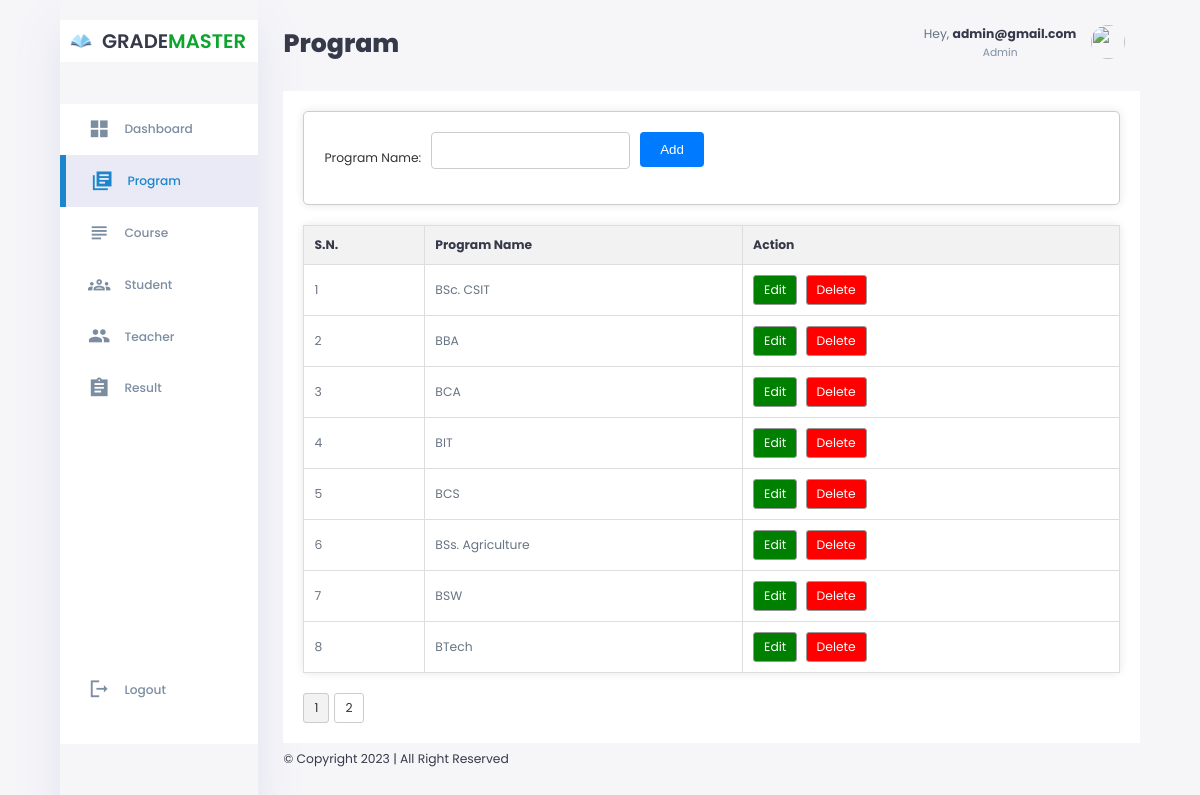
The app's page /_dashboard/admin/program.php (signed in) with its own data.
### tables this page shows
CREATE TABLE `programs` (
  `program_id` int(11) NOT NULL,
  `program_name` varchar(255) DEFAULT NULL
);

### _dashboard/admin/program.php (the view, shortened to what this page needs)
<?php
require '../../includes/config.php';
        $resultsPerPage = 8;
        $currentPage = 1;
        $offset = ($currentPage - 1) * $resultsPerPage;
        $displayProgramQuery = "SELECT * FROM programs LIMIT $offset, $resultsPerPage";
        $programDisplayResult = mysqli_query($conn, $displayProgramQuery);
        $totalProgramsQuery = "SELECT COUNT(*) AS total FROM programs";
        $totalProgramsResult = mysqli_query($conn, $totalProgramsQuery);
        $totalPrograms = mysqli_fetch_assoc($totalProgramsResult)['total'];
        $totalPages = ceil($totalPrograms / $resultsPerPage);
    require_once('header.php');
?>
            <main class="main-container">
                <div class="program-form">
                    <form method="post">
                        <div class="input-group">
                            <label for="program_name" class="program_name">Program Name:</label>
                            <input type="text" name="program_name" required>
                        </div>
                        <div>
                            <button type="submit" name="add-program">Add</button>
                        </div>
                    </form>
                </div>
                <div class="program-table">
                    <table>
                        <thead>
                            <tr>
                                <th>S.N.</th>
                                <th>Program Name</th>
                                <th>Action</th>
                            </tr>
                        </thead>
                        <tbody>
                            <?php
                            if ($programDisplayResult->num_rows > 0) {
                                $counter = ($currentPage - 1) * $resultsPerPage + 1;
                                foreach ($programDisplayResult as $row) {
                            ?>
                                    <tr>
                                        <td><?= $counter ?></td>
                                        <td><?= $row['program_name'] ?></td>
                                        <td>
                                            <a href="./updateProgram.php?editCriteria=<?= $row['program_id'] ?>">Edit</a>
                                            <a href="program.php?deleteCriteria=<?= $row['program_id'] ?>" onclick="return confirm('Are you sure you want to delete this item?');">Delete</a>
                                        </td>
                                    </tr>
                            <?php
                                    $counter++;
                                }
                            } else {
                                echo "<tr><td colspan='3'>No programs found.</td></tr>";
                            }
                            ?>
                        </tbody>
                    </table>
                </div>
                <div class="pagination">
                    <?php
                    for ($page = 1; $page <= $totalPages; $page++) {
                        $active = ($page == $currentPage) ? "active" : "";
                        echo '<a href="program.php?page=' . $page . '" class="' . $active . '">' . $page . '</a>';
                    }
                    ?>
                </div>
            </main>
            <div class="footer">
                &copy; Copyright 2023 | All Right Reserved
            </div>
        </div>
    </div>
</div>
</body>
</html>

### _dashboard/admin/header.php (shortened to what this page needs)
<?php
$currentURL = $_SERVER['REQUEST_URI'];
$pathSegments = explode('/', $currentURL);
$lastSegment = end($pathSegments);
$lastSegmentWithoutExtension = pathinfo($lastSegment, PATHINFO_FILENAME);
if (empty($lastSegmentWithoutExtension) || $lastSegmentWithoutExtension === 'index') {
    $pageTitle = 'Dashboard';
} else {
    $pageTitle = ucfirst($lastSegmentWithoutExtension);
}
?>
<!DOCTYPE html>
<html lang="en">
<head>
    <link rel="stylesheet" href="https://cdnjs.cloudflare.com/ajax/libs/font-awesome/6.4.2/css/all.min.css">
    <link rel="stylesheet" href="style.css">
</head>
<body>
<div class="container">
    <?php require_once('aside.php')?>
    <div class="wrapper-box">
        <div class="wrapper">
            <div class="top">
                <div class="left">
                <h1><?= $pageTitle ?></h1>
                </div>
                <div class="profile">
                    <div class="info">
                        <div class="txt">
                            <p>Hey, <b><?= $_SESSION['username'] ?></b></p>
                            <small class="text-muted">Admin</small>
                        </div>
                        <img src="images/profile-3.jpg">
                    </div>
                </div>
            </div>

### _dashboard/admin/aside.php (shortened to what this page needs)
<aside>
    <div class="toggle">
        <div class="logo">
            <img src="images/logo.jpg">
            <h2>grade<span class="success">master</span></h2>
        </div>
    </div>
    <div class="sidebar">
        <a href="index.php" class="<?= ($pageTitle === 'Dashboard') ? 'active' : ''; ?>">
            <span class="material-icons-sharp">
            </span>
            <h3>Dashboard</h3>
        </a>
        <a href="program.php" class="<?= ($pageTitle === 'Program') ? 'active' : ''; ?>">
            <span class="material-icons-sharp">
            </span>
            <h3>Program</h3>
        </a>
        <a href="course.php" class="<?= ($pageTitle === 'Course') ? 'active' : ''; ?>">
            <span class="material-icons-sharp">
            </span>
            <h3>Course</h3>
        </a>
        <a href="student.php" class="<?= ($pageTitle === 'Student') ? 'active' : ''; ?>">
            <span class="material-symbols-sharp">
            </span>
            <h3>Student</h3>
        </a>
            <a href="teacher.php" class="<?= ($pageTitle === 'Teacher') ? 'active' : ''; ?>">
                <span class="material-icons-sharp">
                </span>
                <h3>Teacher</h3>
            </a>
            <a href= "result.php" class="<?= ($pageTitle === 'Result') ? 'active' : ''; ?>">
                <span class="material-icons-sharp">
                </span>
                <h3>Result</h3>
            </a>
            <a href="../../logout.php">
                <span class="material-icons-sharp">
                </span>
                <h3>Logout</h3>
            </a>
        </div>
    </aside>

### records on screen
programs: program_name "BSc. CSIT"
programs: program_name "BBA"
programs: program_name "BCA"
programs: program_name "BIT"
programs: program_name "BCS"
programs: program_name "BSs. Agriculture"
programs: program_name "BSW"
programs: program_name "BTech"

### other values on screen
$pageTitle "Program"
$_SESSION['username'] "admin@gmail.com"
